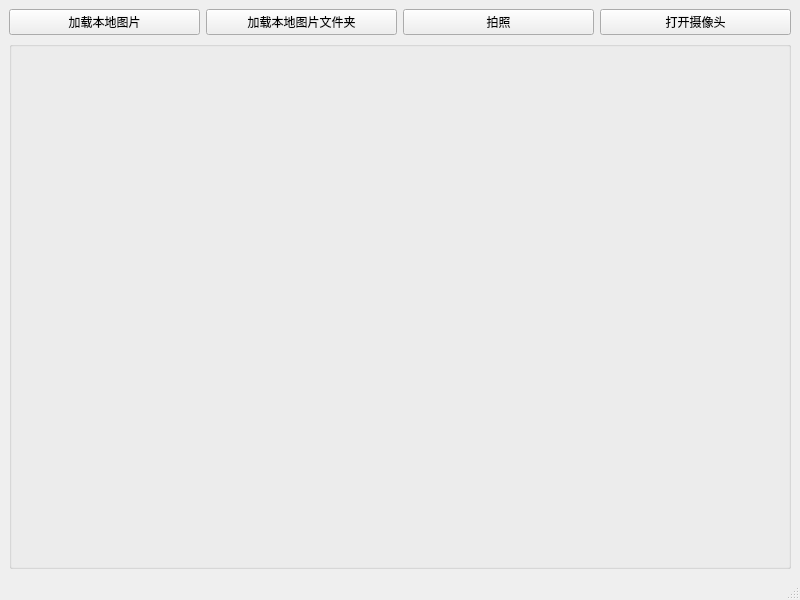
<?xml version="1.0" encoding="UTF-8"?>
<ui version="4.0">
 <class>MainWindow</class>
 <widget class="QMainWindow" name="MainWindow">
  <property name="geometry">
   <rect>
    <x>0</x>
    <y>0</y>
    <width>800</width>
    <height>600</height>
   </rect>
  </property>
  <property name="windowTitle">
   <string>基于深度神经网络的图片识别程序</string>
  </property>
  <widget class="QWidget" name="centralwidget">
   <layout class="QVBoxLayout" name="verticalLayout_2">
    <item>
     <layout class="QVBoxLayout" name="verticalLayout">
      <item>
       <layout class="QHBoxLayout" name="horizontalLayout">
        <item>
         <widget class="QPushButton" name="loadButton">
          <property name="text">
           <string>加载本地图片</string>
          </property>
         </widget>
        </item>
        <item>
         <widget class="QPushButton" name="reconitionButton">
          <property name="text">
           <string>加载本地图片文件夹</string>
          </property>
         </widget>
        </item>
        <item>
         <widget class="QPushButton" name="captureButton">
          <property name="text">
           <string>拍照</string>
          </property>
         </widget>
        </item>
        <item>
         <widget class="QPushButton" name="cameraButton">
          <property name="text">
           <string>打开摄像头</string>
          </property>
         </widget>
        </item>
       </layout>
      </item>
      <item>
       <widget class="QGroupBox" name="groupBox">
        <property name="sizePolicy">
         <sizepolicy hsizetype="Preferred" vsizetype="Preferred">
          <horstretch>0</horstretch>
          <verstretch>1</verstretch>
         </sizepolicy>
        </property>
        <property name="title">
         <string/>
        </property>
        <layout class="QHBoxLayout" name="horizontalLayout_3">
         <item>
          <layout class="QHBoxLayout" name="cameraLayout"/>
         </item>
        </layout>
       </widget>
      </item>
     </layout>
    </item>
   </layout>
  </widget>
  <widget class="QMenuBar" name="menubar">
   <property name="geometry">
    <rect>
     <x>0</x>
     <y>0</y>
     <width>800</width>
     <height>26</height>
    </rect>
   </property>
  </widget>
  <widget class="QStatusBar" name="statusbar"/>
 </widget>
 <resources/>
 <connections/>
</ui>
